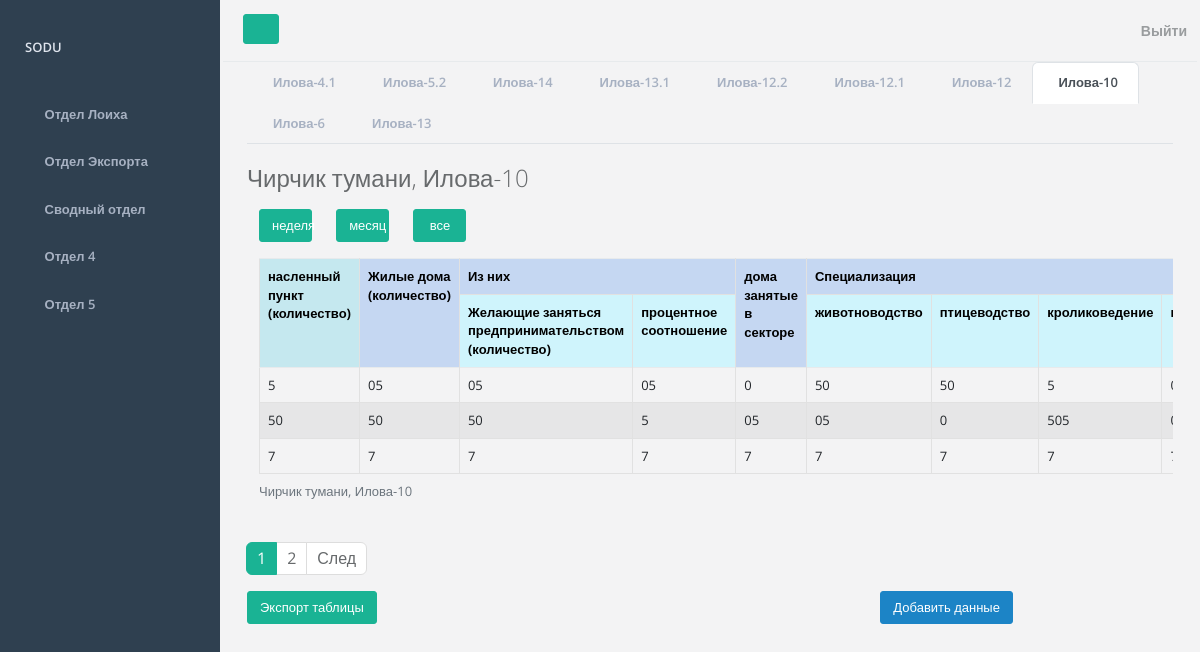
/projects-department/table/ilova-10 (signed in), run on an earlier commit of the app's database.
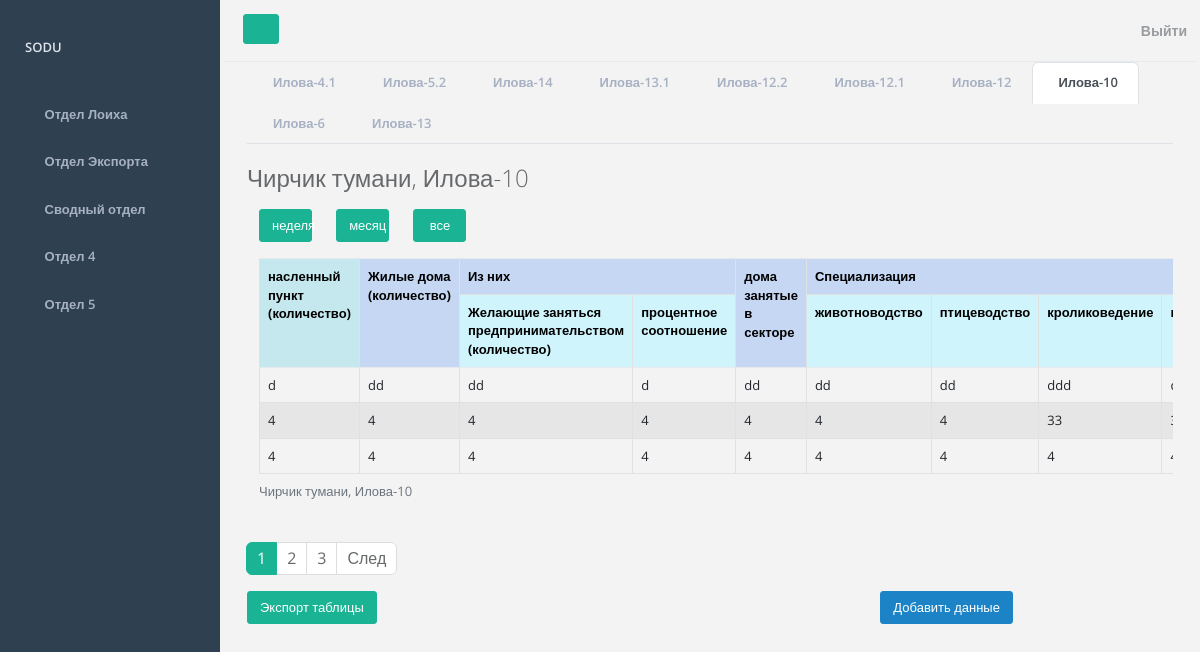
And on a later commit of the database.
### mainapp/models.py (models this page shows, shortened)
class Loiha10(models.Model):
    district = models.ForeignKey(District, on_delete=models.PROTECT, verbose_name="Район")
    locality_amount = models.CharField(max_length=255, verbose_name="насленный пункт (количество)")
    residential_buildings_amount = models.CharField(max_length=255, verbose_name="Жилые дома (количество)")
    who_want_to_do_business_residential_buildings = models.CharField(max_length=255, verbose_name="Желающие заняться предпринимательством (количество)")
    percent_residential_buildings = models.CharField(max_length=255, verbose_name="процентное соотношение")
    employed_in_the_sector = models.CharField(max_length=255, verbose_name="дома занятые в секторе")
    animal_husbandry_speciality = models.CharField(max_length=255, verbose_name="животноводство")
    poultry_farming_specialty = models.CharField(max_length=255, verbose_name="птицеводство")
    rabbing_breeding_specialty = models.CharField(max_length=255, verbose_name="кроликоведение")
    Beekeeping_specialty = models.CharField(max_length=255, verbose_name="пчеловодство")
    farm_specialty = models.CharField(max_length=255, verbose_name="фермерство")
    gardening_specialty = models.CharField(max_length=255, verbose_name="садоводство")
    greenhouses_specialty = models.CharField(max_length=255, verbose_name="парники")
    teaching_specialty = models.CharField(max_length=255, verbose_name="преподование")
    small_production_specialty = models.CharField(max_length=255, verbose_name="мелькое производство")
    tourism_specialty = models.CharField(max_length=255, verbose_name="туризм")
    services_specialty = models.CharField(max_length=255, verbose_name="услуги")
    other_specialty = models.CharField(max_length=255, verbose_name="другие")
    remaining_on_the_iron_notebook = models.CharField(max_length=255, verbose_name="железная тетрадь оставшиеся")
    remaining_on_the_youth_notebook = models.CharField(max_length=255, verbose_name="молодёжная тетрадь оставшиеся")
    remaining_on_the_womens_notebook = models.CharField(max_length=255, verbose_name="женская тетрадь оставшиеся")
    time_create = models.DateTimeField(auto_now_add=True, verbose_name="Дата создания записи")
    time_update = models.DateTimeField(auto_now=True, verbose_name="Дата обновления записи")
    is_published = models.BooleanField(default=True, verbose_name="Опубликовано")
    class Meta:
        verbose_name = 'Таблица 10'
        verbose_name_plural = 'Таблицы 10'
        ordering = ['-time_create']

### mainapp/views.py (the view)
# urls.py: path('projects-department/table/ilova-10', views.get_data_table_Loiha10, name='table_loiha10'),
def get_data_table_Loiha10(request):
    return get_data_table(request, 'loiha10', 'Илова-10')

### mainapp/models.py (called while the page is built)
    def __str__(self):
        return self.district

### mainapp/utils.py (called while the page is built)
def show_data_table(request, model):
    model = model.objects.filter(district=request.user.district)
    return model

def get_context_data(page_obj, title, menu, table_data):
    context = {
        'page_obj': page_obj,
        'title': title,
        'projects_department': menu,
        'table_data': table_data
    }
    return context

def get_group_loiha_id(request):
    return request.user.groups.filter(id=3).exists() and request.user.groups.filter(id=1)

def paginate_page(request, table_data):
    paginator = Paginator(table_data, 3)
    page_number = request.GET.get('page')
    page_obj = paginator.get_page(page_number)
    return page_obj

### mainapp/templates/mainapp/data_table/table_loiha10.html (shortened to what this page needs)
{% extends 'mainapp/departments/projects_department.html' %}
{% block table %}
<h2 class="mb-3">
    {% if request.user.district != None %}
        {{ request.user.district }},
    {% endif %}
    {{ title }}
</h2>
{% block filter %}
<div class="container mb-3">
    <div class="row">
        <div class="col-1"><a class="btn btn btn-primary w-100"
                              href="{% url 'table_filter_loiha10' filter_slug='week' %}">неделя</a></div>
        <div class="col-1"><a class="btn btn btn-primary w-100"
                              href="{% url 'table_filter_loiha10' filter_slug='month' %}">месяц</a></div>
        <div class="col-1"><a class="btn btn btn-primary w-100" href="{% url 'table_loiha10' %}">все</a></div>
    </div>
</div>
{% endblock %}
<div class="container overflow-auto">
    <table class="table table-bordered table-striped">
        <caption>
            {% if request.user.district != None %}
                {{ request.user.district }},
            {% endif %}
            {{ title }}
        </caption>
        <tr>
            <th class="table-info" rowspan="2">насленный пункт (количество)</th>
            <th class="table-primary" rowspan="2"> Жилые дома (количество)</th>
            <th class="table-primary" colspan="2"> Из них</th>
            <th class="table-primary" rowspan="2">дома занятые в секторе</th>
            <th class="table-primary" colspan="12">Специализация</th>
        </tr>
        <tr>
            <th class="table-info">Желающие заняться предпринимательством<br>(количество)</th>
            <th class="table-info">процентное соотношение</th>
            <th class="table-info">животноводство</th>
            <th class="table-info">птицеводство</th>
            <th class="table-info">кроликоведение</th>
            <th class="table-info">пчеловодство</th>
        </tr>
        {% for data in page_obj %}
        <tr>
            <td>{{ data.locality_amount }}</td>
            <td>{{ data.residential_buildings_amount }}</td>
            <td>{{ data.who_want_to_do_business_residential_buildings }}</td>
            <td>{{ data.percent_residential_buildings }}</td>
            <td>{{ data.employed_in_the_sector }}</td>
            <td>{{ data.animal_husbandry_speciality }}</td>
            <td>{{ data.poultry_farming_specialty }}</td>
            <td>{{ data.rabbing_breeding_specialty }}</td>
            <td>{{ data.Beekeeping_specialty }}</td>
        </tr>
        {%endfor%}
    </table>
</div>
{% include 'mainapp/pagination.html' %}
{% endblock %}
{% block export_table %}
<a class="btn btn-primary mb-5" href="#">Экспорт таблицы</a>
{%endblock%}
{% block add_data %}
    {% if not request.user.groups.all and not request.user.is_superuser %}
<a class="btn btn-success mb-5" href="{% url 'form_loiha10' %}">Добавить данные</a>
    {% endif %}
{%endblock%}

What changed in the data, as far as the page shows it:
no longer on this page (row unchanged): Loiha10: locality_amount "5", residential_buildings_amount "05", who_want_to_do_business_residential_buildings "05", percent_residential_buildings "05", employed_in_the_sector "0", animal_husbandry_speciality "50", poultry_farming_specialty "50", rabbing_breeding_specialty "5"
no longer on this page (row unchanged): Loiha10: locality_amount "50", residential_buildings_amount "50", who_want_to_do_business_residential_buildings "50", percent_residential_buildings "5", employed_in_the_sector "05", animal_husbandry_speciality "05", poultry_farming_specialty "0", rabbing_breeding_specialty "505"
no longer on this page (row unchanged): Loiha10: locality_amount "7", residential_buildings_amount "7", who_want_to_do_business_residential_buildings "7", percent_residential_buildings "7", employed_in_the_sector "7", animal_husbandry_speciality "7", poultry_farming_specialty "7", rabbing_breeding_specialty "7"
added Loiha10: locality_amount "d", residential_buildings_amount "dd", who_want_to_do_business_residential_buildings "dd", percent_residential_buildings "d", employed_in_the_sector "dd", animal_husbandry_speciality "dd", poultry_farming_specialty "dd", rabbing_breeding_specialty "ddd"
added Loiha10: locality_amount "4", residential_buildings_amount "4", who_want_to_do_business_residential_buildings "4", percent_residential_buildings "4", employed_in_the_sector "4", animal_husbandry_speciality "4", poultry_farming_specialty "4", rabbing_breeding_specialty "33"
added Loiha10: locality_amount "4", residential_buildings_amount "4", who_want_to_do_business_residential_buildings "4", percent_residential_buildings "4", employed_in_the_sector "4", animal_husbandry_speciality "4", poultry_farming_specialty "4", rabbing_breeding_specialty "4"
Also different on the page:
new list line: "3"
